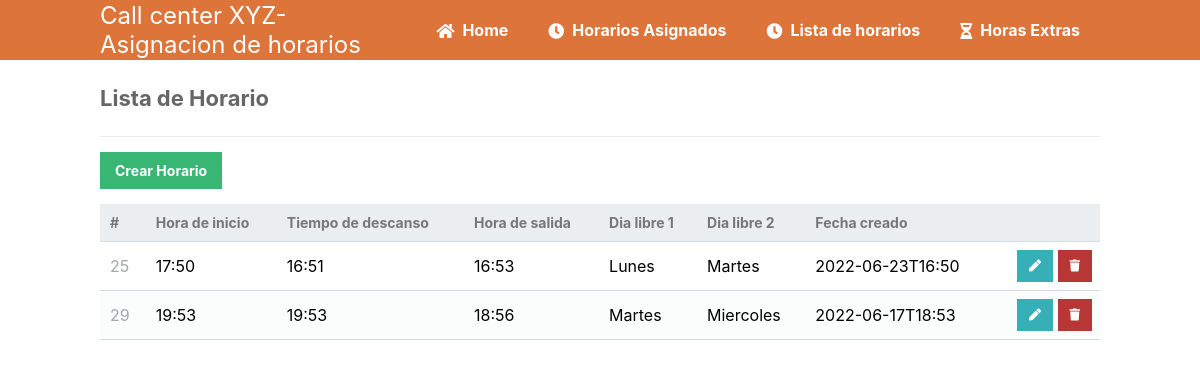
The app's page /read.php with its own data.
### tables this page shows
CREATE TABLE `horario` (
  `idHorario` int(20) NOT NULL,
  `hora_inicio` varchar(45) NOT NULL,
  `tiempo_descanso` varchar(45) NOT NULL,
  `hora_final` varchar(45) NOT NULL,
  `dia_libre_1` varchar(45) NOT NULL,
  `dia_libre_2` varchar(45) NOT NULL,
  `fecha_reg` varchar(45) NOT NULL
);

### read.php (the view, shortened to what this page needs)
<?php
include 'functions.php';
$pdo = pdo_connect_mysql();
$page = isset($_GET['page']) && is_numeric($_GET['page']) ? (int)$_GET['page'] : 1;
$records_per_page = 5;
$stmt = $pdo->prepare('SELECT * FROM horario ORDER BY idHorario LIMIT :current_page, :record_per_page');
$stmt->bindValue(':current_page', ($page-1)*$records_per_page, PDO::PARAM_INT);
$stmt->bindValue(':record_per_page', $records_per_page, PDO::PARAM_INT);
$stmt->execute();
$horario = $stmt->fetchAll(PDO::FETCH_ASSOC);
?>
<?=template_header('Read')?>
<div class="content read">
	<h2>Lista de Horario</h2>
	<a href="create.php" class="create-contact">    Crear Horario</a>
	<table>
        <thead>
            <tr>
                <td>#</td>
                <td>Hora de inicio</td>
                <td>Tiempo de descanso</td>
                <td>Hora de salida</td>
                <td>Dia libre 1</td>
                <td>Dia libre 2</td>
                <td>Fecha creado</td>
                <td></td>
            </tr>
        </thead>
        <tbody>
            <?php foreach ($horario as $contact): ?>
            <tr>
                <td><?=$contact['idHorario']?></td>
                <td><?=$contact['hora_inicio']?></td>
                <td><?=$contact['tiempo_descanso']?></td>
                <td><?=$contact['hora_final']?></td>
                <td><?=$contact['dia_libre_1']?></td>
                <td><?=$contact['dia_libre_2']?></td>
                <td><?=$contact['fecha_reg']?></td>
                <td class="actions">
                    <a href="update.php?idHorario=<?=$contact['idHorario']?>" class="edit"><i class="fas fa-pen fa-xs"></i></a>
                    <a href="delete.php?idHorario=<?=$contact['idHorario']?>" class="trash"><i class="fas fa-trash fa-xs"></i></a>
                </td>
            </tr>
            <?php endforeach; ?>
        </tbody>
    </table>
</div>
<?=template_footer()?>

### style.css (style rules this page uses)
* { box-sizing: border-box; font-family: -apple-system, BlinkMacSystemFont, "segoe ui", roboto, oxygen, ubuntu, cantarell, "fira sans", "droid sans", "helvetica neue", Arial, sans-serif; font-size: 16px; -webkit-font-smoothing: antialiased; -moz-osx-font-smoothing: grayscale; }
body { background-color: #FFFFFF; margin: 0; }
.content { width: 1000px; margin: 0 auto; }
.content h2 { margin: 0; padding: 25px 0; font-size: 22px; border-bottom: 1px solid #ebebeb; color: #666666; }
.read .create-contact { display: inline-block; text-decoration: none; background-color: #38b673; font-weight: bold; font-size: 14px; color: #FFFFFF; padding: 10px 15px; margin: 15px 0; }
.read table { width: 100%; padding-top: 30px; border-collapse: collapse; }
.read table thead { background-color: #ebeef1; border-bottom: 1px solid #d3dae0; }
.read table thead td { padding: 10px; font-weight: bold; color: #767779; font-size: 14px; }
.read table tbody tr { border-bottom: 1px solid #d3dae0; }
.read table tbody tr:nth-child(even) { background-color: #fbfcfc; }
.read table tbody tr td { padding: 10px; }
.read table tbody tr td:nth-child(1) { color: #a5a7a9; }
.read table tbody tr td.actions { padding: 8px; text-align: right; }
.read table tbody tr td.actions .edit, .read table tbody tr td.actions .trash { display: inline-flex; text-align: right; text-decoration: none; color: #FFFFFF; padding: 10px 12px; }
.read table tbody tr td.actions .trash { background-color: #b73737; }
.read table tbody tr td.actions .edit { background-color: #37afb7; }

### records on screen
horario: idHorario "25", hora_inicio "17:50", tiempo_descanso "16:51", hora_final "16:53", dia_libre_1 "Lunes", dia_libre_2 "Martes", fecha_reg "2022-06-23T16:50"
horario: idHorario "29", hora_inicio "19:53", tiempo_descanso "19:53", hora_final "18:56", dia_libre_1 "Martes", dia_libre_2 "Miercoles", fecha_reg "2022-06-17T18:53"
